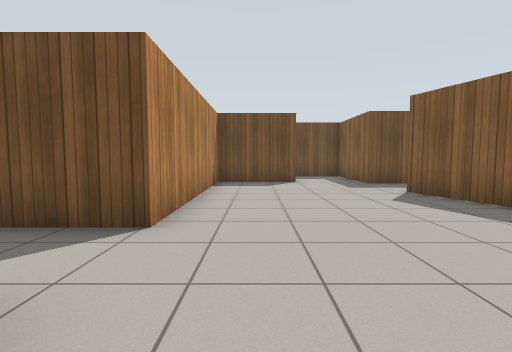
View 1 (above)

16 first-person views from a walk through a robot-simulator world made for Gazebo. The camera is 0.94 m above the floor, tilts 4° down and sees 85° across. The floor is counted in squares, 1 m on a side. Each view is taken from the middle of a square. On the plan, view 1 faces up. The plan holds only what a view shows up to about 11 squares ahead; the rest is blank. Simple patterns stand in for the simulator's built-in surfaces.

View 2
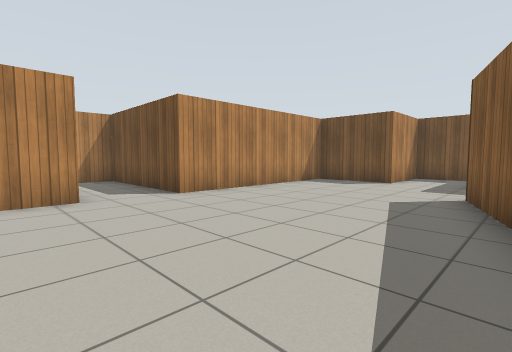

View 3
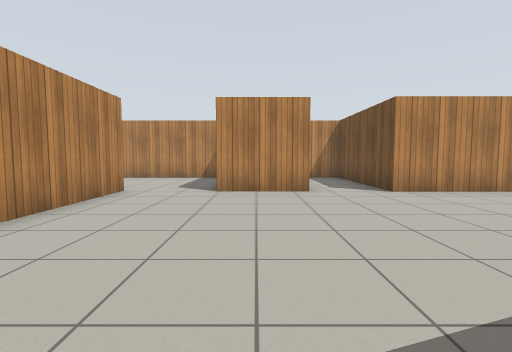

View 4
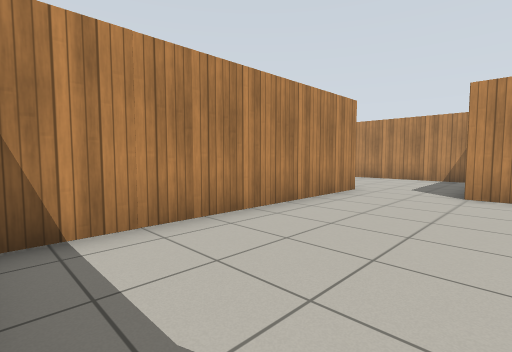

View 5
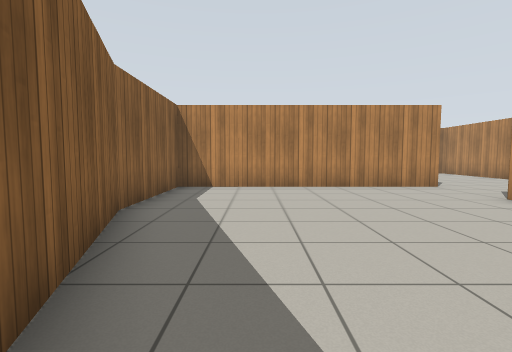

View 6
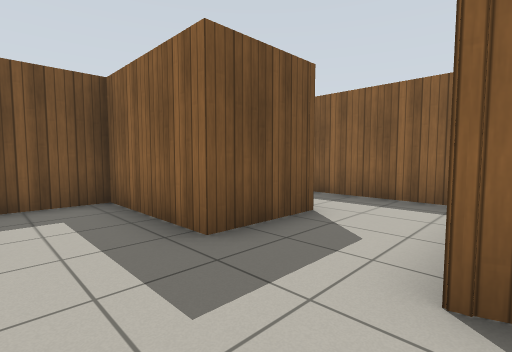

View 7
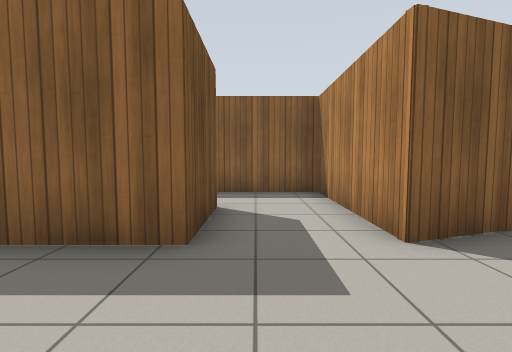

View 8
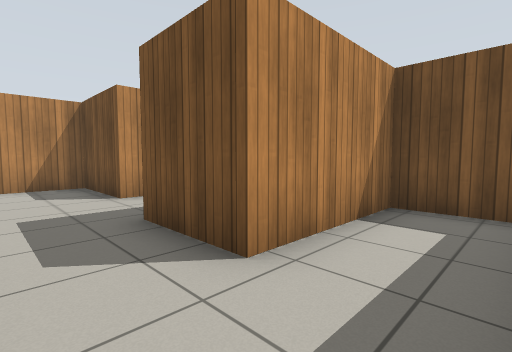

View 9
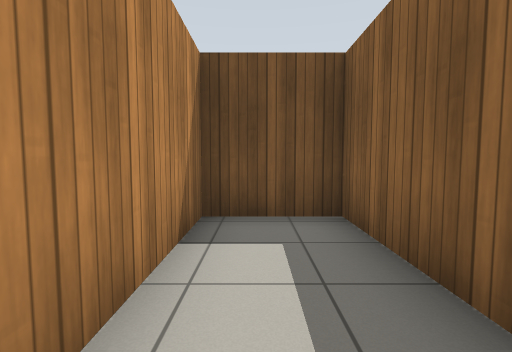

View 10
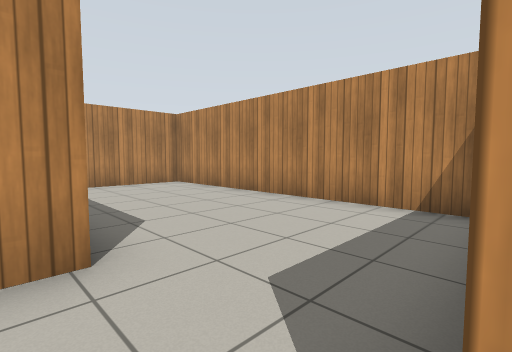

View 11
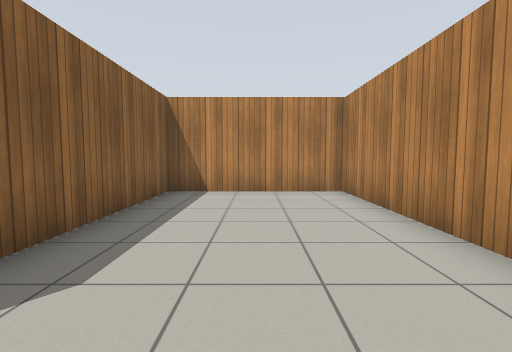

View 12
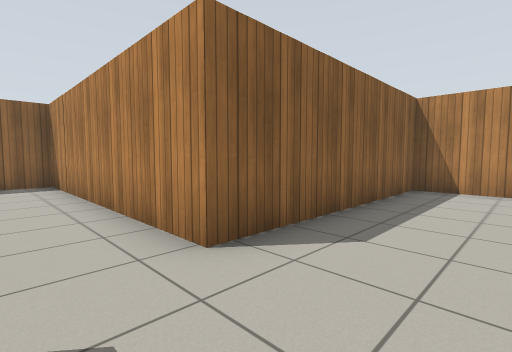

View 13
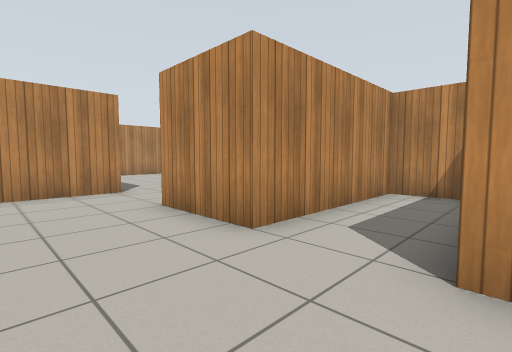

View 14
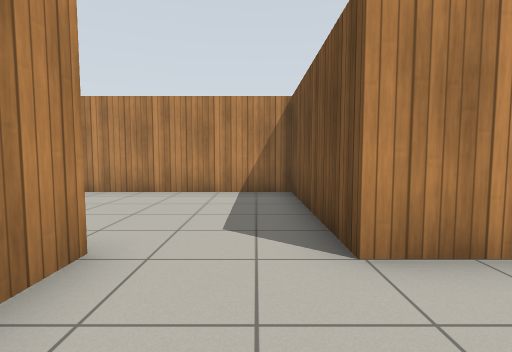

View 15
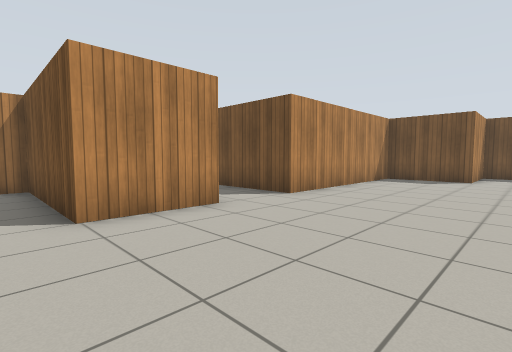

View 16
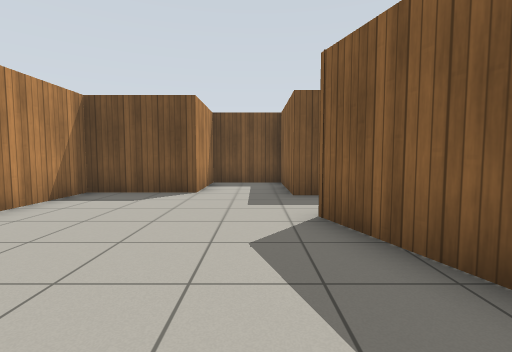

### Floor plan
Ten units are one square. View 1 is at (0, 0); x grows to the right and y downward. Boxes are objects, and circles mark ways between rooms. Rooms are numbered by the first view taken in them; rooms with no view inside come last. Other rooms are left out.
<svg viewBox="-69 -138 158 248">
<path fill="none" stroke="#000" d="M-5 36 64 36 64 -2 40 -74 84 -74 84 -133 62 -133 62 -97 39 -97 39 -131 15 -131 15 -102 -15 -102 -15 -36 -64 -36 -64 -14 -15 -14 -15 11M-15 11 -64 11 -64 105 -17 105 -17 36 -5 36"/>
<circle cx="-15" cy="25" r="3" fill="#2a7"/>
<text x="20" y="-40">1</text>
<text x="-40" y="60">2</text>
</svg>
Room 1 opens to room 2.

Where each view was taken, in squares from view 1:
view 1: 0 up, 0 right, facing up
view 2: 0 up, 5 right, facing up-left
view 3: 0 up, 6 right, facing left
view 4: 0 up, 6 right, facing down-left
view 5: 5 up, 4 right, facing down
view 6: 7 up, 2 right, facing up-right
view 7: 9 up, 1 right, facing right
view 8: 8 up, 8 right, facing up-left
view 9: 9 up, 7 right, facing up
view 10: 1 down, 1 left, facing down-left
view 11: 3 down, 4 left, facing down
view 12: 2 down, 4 left, facing down-right
view 13: 4 up, 1 right, facing down-left
view 14: 2 down, 1 right, facing left
view 15: 2 down, 3 right, facing up-left
view 16: 3 up, 3 right, facing up
